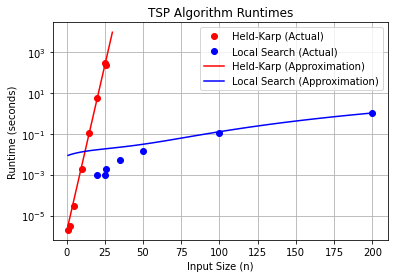

Here is the Python script that generated this plot:
import numpy as np
import matplotlib.pyplot as plt
import pandas as pd

data = {
  "Input Sizes": [1, 2, 5, 10, 15, 20, 25, 26, 35, 50, 100, 200],
  "Held-Karp Runtimes (s)": [
      0.000002, 0.000003, 0.000028, 0.001911,
      0.112411, 5.938734, 287.409284, 221.282872,
      None, None, None, None
  ],
  "Local Search Runtimes (s)": [
      0, 0, 0, 0,
      0, 0.001, 0.001, 0.002,
      0.005, 0.015, 0.110, 1.029
  ]
}

def HKApprox(n):
    return np.exp(0.75 * n) * 1.57e-6

def LSApprox(n):
    a = 1.6917e-7
    b = -1.0726e-5
    c = 5.6465e-4
    d = 0.0083
    
    result = a * n**3
    result += b * n**2
    result += c * n
    result += d
    
    return result

df = pd.DataFrame(data)

# Clean the data - remove None values
valid_data = df["Held-Karp Runtimes (s)"].notna()
valid_hk_data = df[valid_data]

# Create plot
plt.figure()

# Plot actual data points
plt.plot(valid_hk_data["Input Sizes"], valid_hk_data["Held-Karp Runtimes (s)"], 'ro', label="Held-Karp (Actual)")
plt.plot(df["Input Sizes"], df["Local Search Runtimes (s)"], 'bo', label="Local Search (Actual)")

# Plot approximation functions
n_vals = np.linspace(1, 30, 100)
hk_est = HKApprox(n_vals)
plt.plot(n_vals, hk_est, 'r-', label="Held-Karp (Approximation)")

n_vals = np.linspace(1, 200, 100)
ls_est = LSApprox(n_vals)
plt.plot(n_vals, ls_est, 'b-', label="Local Search (Approximation)")

# Labels and formatting
plt.xlabel("Input Size (n)")
plt.ylabel("Runtime (seconds)")
plt.title("TSP Algorithm Runtimes")
plt.legend()
plt.grid(True)

# Use logarithmic scale for y-axis due to large differences in magnitude
plt.yscale('log')

plt.show()
